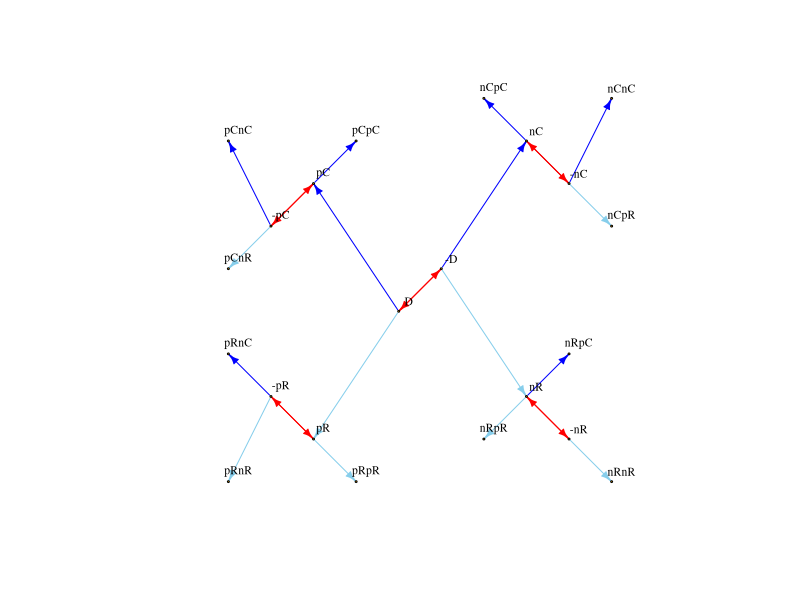
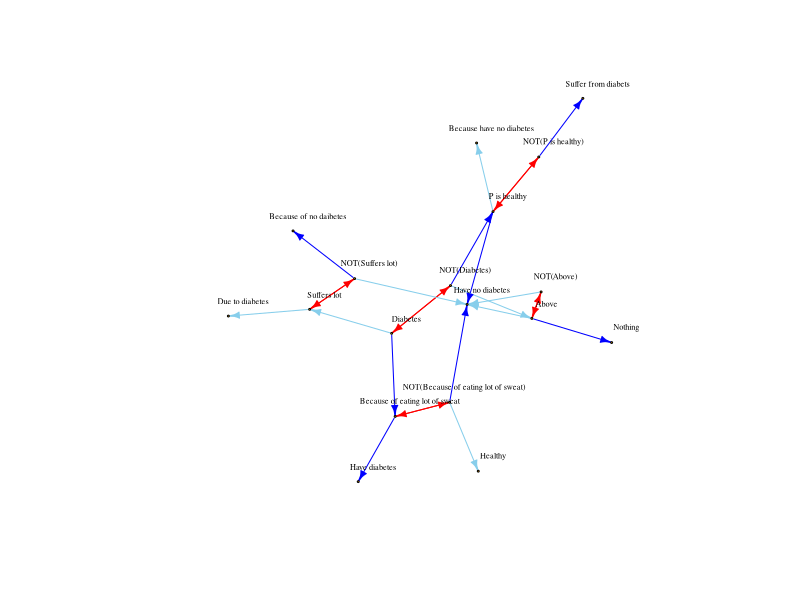

The R source for these figures, in order:
## ---- chunk 1
rm(list=ls())
knitr::opts_chunk$set(echo=F, warning=F, cache=F, message=F,
                      sanitiz=T, fig.width = 5, fig.height = 3)
## ---- chunk 2
library(tidyr)
library(dplyr)
library(ggplot2)
library(igraph)
char = as.character
num = function(x) {return(as.numeric(as.character(x)))}
## ---- chunk 3
df = read.csv("../../data/experiment1/all_data.csv") %>%
  mutate(response = char(response)) %>%
  filter(!(workerid %in% c(3,4,5,6)))
## ---- chunk 4
df$positive_response = gsub(
  "<span class='variable_word (name|him|he)'>\\{\\{\\}\\}</span>",
  "P",
  df$positive_response)
df$positive_response = gsub(
  "<span class='variable_word his'>\\{\\{\\}\\}</span>",
  "P's",
  df$positive_response)
## ---- chunk 5
# nodes = w0$response
transforms = c("p", "n")
frames = c("C", "R")
n_link_types = length(transforms)*length(frames)

full_graph_structure = data.frame(
  transform1 = c(rep(rep(transforms, c(2,2)), 1),
                 rep(rep(transforms, c(8,8)), 1)),
  frame1 = c(rep(rep(frames, c(1,1)), 2),
             rep(rep(frames, c(4,4)), 2)),
  transform2 = c(rep("", n_link_types),
                 rep(rep(transforms, c(2,2)), 4)),
  frame2 = c(rep("", n_link_types),
             rep(rep(frames, c(1,1)), 8)),
  stringsAsFactors=F) %>%
  filter(frame1==frame2 | transform1!=transform2) %>%
  mutate(var1 = paste(transform1, frame1, sep=""),
         var2 = paste(transform2, frame2, sep=""),
         variable = paste(var1, var2, sep="")) %>%
  mutate(source = ifelse(var2=="", "D", var1),
         target = variable,
         link_type = ifelse(var2=="", var1, var2)) %>%
  select(source, target, link_type)

graph_structure = full_graph_structure

negations = graph_structure %>% 
  filter(link_type %in% c("nC", "nR")) %>%
  mutate(target = paste("-", source, sep=""),
         link_type = "neg") %>%
  rbind(graph_structure %>% 
  filter(link_type %in% c("nC", "nR")) %>%
  mutate(target = source,
         source = paste("-", source, sep=""),
         link_type = "neg"))
cause_negations = graph_structure %>% 
  filter(link_type=="nC") %>%
  mutate(source = paste("-", source, sep=""),
         link_type = "pC")
result_negations = graph_structure %>% 
  filter(link_type=="nR") %>%
  mutate(source = paste("-", source, sep=""),
         link_type = "pR")
graph_structure = graph_structure %>%
  filter(!(link_type %in% c("nC", "nR"))) %>%
  rbind(negations) %>% rbind(cause_negations) %>% rbind(result_negations)

graph_structure = graph_structure %>% unique()

edge_types = matrix(c(graph_structure$source, graph_structure$target), ncol=2) %>%
  t %>% c

link_color_map = c(
  pC = "blue",
  pR = "skyblue",
  nC = "red",
  nR = "pink",
  neg = "red"
)

link_colors = link_color_map[graph_structure$link_type]

abstract_graph = make_graph(edge_types, directed=T)

node_types = names(V(abstract_graph))

orig_node_types = c("D","pC","pR","nC","nR","pCpC","pCnC","pCnR","pRpR","pRnC","pRnR", "nCpC", "nCpR", "nCnC", "nRpC", "nRpR", "nRnR", "-D", "-pC", "-pR", "-nC", "-nR")
orig_node_positions = data.frame(
  variable = orig_node_types,
  #     D     pC    pR    nC    nR    pCpC pCnC pCnR pRpR pRnC pRnR nCpC nCpR nCnC nRpC nRpR nRnR -D    -pC   -pR   -nC   -nR
  r = c(4,    2,    2,    7,    7,    3,   0,   0,   3,   0,   0,   6,   9,   9,   8,   6,   9,   5,    1,    1,    8,    8),
  c = c(4,    7,    1,    8,    2,    8,   8,   5,   0,   3,   0,   9,   6,   9,   3,   1,   0,   5,    6,    2,    7,    1)
)
node_positions = data.frame(
    variable = node_types
  ) %>%
  mutate(r = sapply(char(variable), function(v) {return((orig_node_positions %>% filter(variable==v))$r[1])})) %>%
  mutate(c = sapply(char(variable), function(v) {return((orig_node_positions %>% filter(variable==v))$c[1])}))

abstract_layout = matrix(c(node_positions$r, node_positions$c), byrow=F, ncol=2)

plot(abstract_graph,
     vertex.size=1,
     vertex.label.cex=0.7,
     vertex.label.color="black",
     vertex.label.dist=1,
     edge.color=link_colors,
     layout=abstract_layout,
     edge.arrow.size=0.5)

# layout_as_tree(abstract_graph)
## ---- chunk 6
# great examples: 10, 11, 17, 18, 19
# tautological: 7
# messy: 8, 12
# worker_to_graph = 19

worker_to_graph = 8
w = df %>%
  select(response, positive_response, variable, workerid) %>%
  filter(workerid==worker_to_graph) %>%
  filter(!is.na(response))
responses = w$positive_response
names(responses) = w$variable

edges_df = full_graph_structure %>%
  select(source, target, link_type) %>%
  filter(target %in% w$variable & source %in% w$variable) %>%
  mutate(source = responses[source],
         target = responses[target]) %>%
  unique()

## make negations of D, pC, nC, nR, pR
negations = edges_df %>% 
  filter(link_type %in% c("nC", "nR")) %>%
  mutate(target = paste("NOT(", source, ")", sep=""),
         link_type = "neg") %>%
  rbind(edges_df %>% 
  filter(link_type %in% c("nC", "nR")) %>%
  mutate(target = source,
         source = paste("NOT(", source, ")", sep=""),
         link_type = "neg"))
cause_negations = edges_df %>% 
  filter(link_type=="nC") %>%
  mutate(source = paste("NOT(", source, ")", sep=""),
         link_type = "pC")
result_negations = edges_df %>% 
  filter(link_type=="nR") %>%
  mutate(source = paste("NOT(", source, ")", sep=""),
         link_type = "pR")
edges_df = edges_df %>%
  filter(!(link_type %in% c("nC", "nR"))) %>%
  rbind(negations) %>% rbind(cause_negations) %>% rbind(result_negations) %>%
  unique()

edges = matrix(c(edges_df$source, edges_df$target), ncol=2) %>%
  t %>% c

link_colors = link_color_map[edges_df$link_type]

g = make_graph(edges, directed=T)

nodes = names(V(g))

# get node locations
row_pos = node_positions$r
names(row_pos) = node_positions$variable
col_pos = node_positions$c
names(col_pos) = node_positions$variable

negations = w %>% filter(variable%in%c("nR", "nC", "D", "pR", "pC")) %>%
  mutate(positive_response = paste("NOT(", positive_response, ")", sep=""),
         variable = paste("-", variable, sep=""))
nodes_df = w %>% 
  rbind(negations) %>%
  group_by(positive_response) %>%
  summarise(variable = variable[1])
first_vars = nodes_df$variable
names(first_vars) = nodes_df$positive_response

positions = data.frame(
  positive_response = nodes,
  variable = first_vars[nodes],
  stringsAsFactors = F) %>%
  mutate(r = row_pos[char(variable)],
         c = col_pos[char(variable)])

g_layout = matrix(c(positions$r, positions$c), byrow=F, ncol=2)

# pdf(file=paste("graphs/s", worker_to_graph, ".pdf", sep=""))
plot(g,
     vertex.size=1,
     vertex.label.cex=0.5,
     vertex.label.color="black",
     vertex.label.dist=1.5,
     edge.color=link_colors,
     # layout=g_layout,
     edge.arrow.size=0.5
     )
# dev.off()

# for each (call it "central") node,
#   for each other (call it "peripheral") node,
#     what pattern(s) connect(s) the two?
#   do any peripheral nodes share patterns?
#   if they do, adjust the count for that pair up
# look at the counts: are node pairs with high counts similar?
## ---- chunk 7
graph_similarity_counts = matrix(0, nrow=length(nodes), ncol=length(nodes), dimnames = list(nodes, nodes))
for (central_node in nodes) {
  signatures_for_nodes = list()
  for (peripheral_node in nodes) {
    # find path(s) between the two
    paths = all_simple_paths(g, from=central_node, to=peripheral_node, mode="all")
    # for each path, get the corresponding link pattern
    path_signatures = c()
    for (path in paths) {
      nodes_visited = nodes[path]
      previous_node = nodes_visited[[1]]
      path_signature = "path:"
      for (path_node in nodes_visited[2:length(nodes_visited)]) {
        link_pattern = paste((edges_df %>% filter((source==previous_node & target==path_node) | (target==previous_node & source==path_node)))$link_type, collapse="+")
        path_signature = paste(path_signature, link_pattern)
        previous_node = path_node
      }
      path_signatures = c(path_signatures, path_signature)
    }
    signatures_for_nodes[[peripheral_node]] = path_signatures
  }
  # if any peripheral nodes have matching patterns off of the central node, increment their counts
  for (node1 in names(signatures_for_nodes)) {
    for (node2 in names(signatures_for_nodes)) {
      if (node1!=node2 & length(intersect(signatures_for_nodes[[node1]], signatures_for_nodes[[node2]])) > 0) {
        graph_similarity_counts[node1, node2] = graph_similarity_counts[node1, node2] + 1
      }
    }
  }
}
for (node1 in nodes) {
  for (node2 in nodes) {
    if (node1 != node2 & graph_similarity_counts[node1, node2] > 0) {
      print(paste(node1, node2, graph_similarity_counts[node1, node2]))
    }
  }
}
## ---- chunk 8

